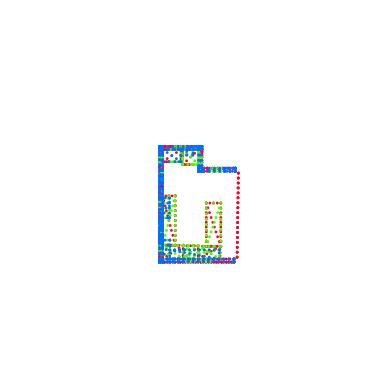
#> input picture image_matching/KitchenNorth_even_output.png, 387 x 369 px
$ python imageAlignment.py
#> lines starting #> are read from the running program, lines starting #| are printed output that depends on the picture; after the words box and inside, x2 and y2 are one past the last pixel; in counts of white or black regions, pixels touching at a corner belong together; long printed decimals are rounded
# import cv2
# import numpy as np

# # Load images
# img1 = cv2.imread('SameSpotWest_even_output.png')
# img2 = cv2.imread('firstFloorSouth_even_output.png')

# # Convert images to grayscale
# gray1 = cv2.cvtColor(img1, cv2.COLOR_BGR2GRAY)
# gray2 = cv2.cvtColor(img2, cv2.COLOR_BGR2GRAY)

# # Threshold images to get non-white regions (you can adjust the threshold as needed)
# _, mask1 = cv2.threshold(gray1, 250, 255, cv2.THRESH_BINARY_INV)
# _, mask2 = cv2.threshold(gray2, 250, 255, cv2.THRESH_BINARY_INV)

# # Feature detection using ORB
# orb = cv2.ORB_create()
# keypoints1, descriptors1 = orb.detectAndCompute(mask1, None)
# keypoints2, descriptors2 = orb.detectAndCompute(mask2, None)

# # Feature matching using BFMatcher
# bf = cv2.BFMatcher(cv2.NORM_HAMMING, crossCheck=True)
# matches = bf.match(descriptors1, descriptors2)

# # Sort matches by distance (best matches first)
# matches = sorted(matches, key=lambda x: x.distance)

# # Extract matched keypoints
# points1 = np.float32([keypoints1[m.queryIdx].pt for m in matches]).reshape(-1, 1, 2)
# points2 = np.float32([keypoints2[m.trainIdx].pt for m in matches]).reshape(-1, 1, 2)

# # Estimate affine transformation matrix using RANSAC
# matrix, mask = cv2.estimateAffinePartial2D(points1, points2, method=cv2.RANSAC)

# # Apply transformation to img1
# aligned_img1 = cv2.warpAffine(img1, matrix, (img2.shape[1], img2.shape[0]))

# # Blend the aligned image and img2 (blueprint)
# alpha = 0.5  # Adjust opacity
# blended = cv2.addWeighted(aligned_img1, alpha, img2, 1 - alpha, 0)

# # Display the blended result
# cv2.imshow('Blended Image', blended)
# cv2.waitKey(0)
# cv2.destroyAllWindows()

#######ORB Feature Matching########
# import cv2
# import numpy as np
# import matplotlib.pyplot as plt

# # Load images
# img1_path = 'KitchenNorth_even_output.png'
# img2_path = 'firstFloorSouth_even_output.png'
# img1 = cv2.imread(img1_path)
# img2 = cv2.imread(img2_path)

# # Convert images to grayscale
# gray1 = cv2.cvtColor(img1, cv2.COLOR_BGR2GRAY)
# gray2 = cv2.cvtColor(img2, cv2.COLOR_BGR2GRAY)

# # Threshold images to get non-white regions (you can adjust the threshold as needed)
# _, mask1 = cv2.threshold(gray1, 250, 255, cv2.THRESH_BINARY_INV)
# _, mask2 = cv2.threshold(gray2, 250, 255, cv2.THRESH_BINARY_INV)

# # Feature detection using ORB
# orb = cv2.ORB_create()
# keypoints1, descriptors1 = orb.detectAndCompute(mask1, None)
# keypoints2, descriptors2 = orb.detectAndCompute(mask2, None)

# # Draw keypoints
# img1_with_keypoints = cv2.drawKeypoints(img1, keypoints1, None, color=(0, 255, 0))
# img2_with_keypoints = cv2.drawKeypoints(img2, keypoints2, None, color=(0, 255, 0))

# # Show the keypoints detected
# fig, ax = plt.subplots(1, 2, figsize=(12, 6))
# ax[0].imshow(cv2.cvtColor(img1_with_keypoints, cv2.COLOR_BGR2RGB))
# ax[0].set_title("Keypoints in img1 (scan)")
# ax[0].axis('off')
# ax[1].imshow(cv2.cvtColor(img2_with_keypoints, cv2.COLOR_BGR2RGB))
# ax[1].set_title("Keypoints in img2 (blueprint)")
# ax[1].axis('off')
# plt.show()

# # Feature matching using BFMatcher
# bf = cv2.BFMatcher(cv2.NORM_HAMMING, crossCheck=True)
# matches = bf.match(descriptors1, descriptors2)

# # Sort matches by distance (best matches first)
# matches = sorted(matches, key=lambda x: x.distance)

# # Draw first 50 matches
# img_matches = cv2.drawMatches(img1, keypoints1, img2, keypoints2, matches[:50], None, flags=2)

# # Show the matched keypoints
# plt.figure(figsize=(12, 6))
# plt.imshow(cv2.cvtColor(img_matches, cv2.COLOR_BGR2RGB))
# plt.title("Top 50 Keypoint Matches")
# plt.axis('off')
# plt.show()

# # Extract matched keypoints (points before transformation)
# points1 = np.float32([keypoints1[m.queryIdx].pt for m in matches]).reshape(-1, 2)
# points2 = np.float32([keypoints2[m.trainIdx].pt for m in matches]).reshape(-1, 2)

# # Estimate affine transformation matrix using RANSAC
# matrix, mask = cv2.estimateAffinePartial2D(points1, points2, method=cv2.RANSAC)

# # Apply the affine transformation matrix to the points1
# transformed_points1 = cv2.transform(np.array([points1]), matrix).reshape(-1, 2)

# # Plotting the original matched points and the transformed points
# fig, ax = plt.subplots(1, 2, figsize=(12, 6))

# # Plot original matched points1 (from img1) and points2 (from img2)
# ax[0].scatter(points1[:, 0], points1[:, 1], color='red', label='Points1 (img1)', alpha=0.7)
# ax[0].scatter(points2[:, 0], points2[:, 1], color='blue', label='Points2 (img2)', alpha=0.7)
# ax[0].set_title("Original Matched Keypoints")
# ax[0].legend()
# ax[0].axis('equal')

# # Plot transformed points1 after applying the transformation matrix and points2
# ax[1].scatter(transformed_points1[:, 0], transformed_points1[:, 1], color='green', label='Transformed Points1 (img1)', alpha=0.7)
# ax[1].scatter(points2[:, 0], points2[:, 1], color='blue', label='Points2 (img2)', alpha=0.7)
# ax[1].set_title("Transformed Keypoints After Applying Matrix")
# ax[1].legend()
# ax[1].axis('equal')

# plt.show()

# # Apply transformation to img1
# aligned_img1 = cv2.warpAffine(img1, matrix, (img2.shape[1], img2.shape[0]))

# # Blend the aligned image and img2 (blueprint)
# alpha = 0.5  # Adjust opacity
# blended = cv2.addWeighted(aligned_img1, alpha, img2, 1 - alpha, 0)

# # Show the blended result
# plt.figure(figsize=(6, 6))
# plt.imshow(cv2.cvtColor(blended, cv2.COLOR_BGR2RGB))
# plt.title("Blended Image After Alignment")
# plt.axis('off')
# plt.show()

# # Print the transformation matrix
# print("Transformation Matrix:")
# print(matrix)

######HISTOGRAM MATCHING######
# import cv2
# import numpy as np
# import matplotlib.pyplot as plt

# # Load images
# img1_path = 'KitchenNorth_even_output.png'
# img2_path = 'firstFloorSouth_even_output.png'
# img1 = cv2.imread(img1_path)
# img2 = cv2.imread(img2_path)

# # Convert images to HSV for better color comparison
# img1_hsv = cv2.cvtColor(img1, cv2.COLOR_BGR2HSV)
# img2_hsv = cv2.cvtColor(img2, cv2.COLOR_BGR2HSV)

# # Calculate histograms for each channel in HSV
# hist_img1_hue = cv2.calcHist([img1_hsv], [0], None, [180], [0, 180])
# hist_img2_hue = cv2.calcHist([img2_hsv], [0], None, [180], [0, 180])

# # Normalize the histograms
# hist_img1_hue = cv2.normalize(hist_img1_hue, hist_img1_hue).flatten()
# hist_img2_hue = cv2.normalize(hist_img2_hue, hist_img2_hue).flatten()

# # Plot the histograms to visualize the color distribution
# plt.figure(figsize=(12, 6))
# plt.plot(hist_img1_hue, color='r', label='Image 1 Hue Histogram')
# plt.plot(hist_img2_hue, color='b', label='Image 2 Hue Histogram')
# plt.title("Hue Channel Histograms")
# plt.legend()
# plt.show()

# # Compare histograms using correlation
# score = cv2.compareHist(hist_img1_hue, hist_img2_hue, cv2.HISTCMP_CORREL)
# print(f"Histogram Correlation Score (Hue): {score}")

# # Compute affine transformation matrix for alignment
# # Since histograms alone won't give us the transformation matrix, you may align based on structural similarity
# # For this, we assume alignment based on image registration techniques like ECC (Enhanced Correlation Coefficient)

# # Convert to grayscale for ECC
# gray1 = cv2.cvtColor(img1, cv2.COLOR_BGR2GRAY)
# gray2 = cv2.cvtColor(img2, cv2.COLOR_BGR2GRAY)

# # Find ECC-based affine transformation matrix
# warp_mode = cv2.MOTION_AFFINE
# warp_matrix = np.eye(2, 3, dtype=np.float32)

# # Specify the number of iterations and the threshold
# number_of_iterations = 5000
# termination_eps = 1e-10
# criteria = (cv2.TERM_CRITERIA_EPS | cv2.TERM_CRITERIA_COUNT, number_of_iterations, termination_eps)

# # Run the ECC algorithm
# (cc, warp_matrix) = cv2.findTransformECC(gray1, gray2, warp_matrix, warp_mode, criteria)

# # Apply affine transformation to img1
# aligned_img1 = cv2.warpAffine(img1, warp_matrix, (img2.shape[1], img2.shape[0]))

# # Blend the aligned image and img2 (blueprint)
# alpha = 0.5  # Adjust opacity
# blended = cv2.addWeighted(aligned_img1, alpha, img2, 1 - alpha, 0)

# # Show the blended result
# plt.figure(figsize=(6, 6))
# plt.imshow(cv2.cvtColor(blended, cv2.COLOR_BGR2RGB))
# plt.title("Blended Image After Alignment")
# plt.axis('off')
# plt.show()

# # Print the transformation matrix
# print("Transformation Matrix (from ECC-based Alignment):")
# print(warp_matrix)


######################### REAL SHIT #####################################
# import cv2
# import numpy as np
# import matplotlib.pyplot as plt

# # Load images
# img1_path = 'RoomSecondFloor_even_output.png'
# img2_path = 'secondFloor_even_output.png'
# img1 = cv2.imread(img1_path)
# img2 = cv2.imread(img2_path)

# # Split into color channels (R, G, B)
# b1, g1, r1 = cv2.split(img1)
# b2, g2, r2 = cv2.split(img2)

# # Feature detection using ORB on each color channel
# orb = cv2.ORB_create()

# # Detect keypoints in each channel for img1
# kp_b1, des_b1 = orb.detectAndCompute(b1, None)
# kp_g1, des_g1 = orb.detectAndCompute(g1, None)
# kp_r1, des_r1 = orb.detectAndCompute(r1, None)

# # Detect keypoints in each channel for img2
# kp_b2, des_b2 = orb.detectAndCompute(b2, None)
# kp_g2, des_g2 = orb.detectAndCompute(g2, None)
# kp_r2, des_r2 = orb.detectAndCompute(r2, None)

# # Concatenate descriptors from all channels
# descriptors1 = np.vstack([des_b1, des_g1, des_r1])
# descriptors2 = np.vstack([des_b2, des_g2, des_r2])

# # Concatenate keypoints from all channels
# keypoints1 = kp_b1 + kp_g1 + kp_r1
# keypoints2 = kp_b2 + kp_g2 + kp_r2

# # Feature matching using BFMatcher
# bf = cv2.BFMatcher(cv2.NORM_HAMMING, crossCheck=True)
# matches = bf.match(descriptors1, descriptors2)

# # Sort matches by distance (best matches first)
# matches = sorted(matches, key=lambda x: x.distance)

# # Draw first 50 matches
# img_matches = cv2.drawMatches(img1, keypoints1, img2, keypoints2, matches[:50], None, flags=2)

# # Show the matched keypoints
# plt.figure(figsize=(12, 6))
# plt.imshow(cv2.cvtColor(img_matches, cv2.COLOR_BGR2RGB))
# plt.title("Top 50 Keypoint Matches (Color-Based)")
# plt.axis('off')
# plt.show()

# # Extract matched keypoints (points before transformation)
# points1 = np.float32([keypoints1[m.queryIdx].pt for m in matches]).reshape(-1, 2)
# points2 = np.float32([keypoints2[m.trainIdx].pt for m in matches]).reshape(-1, 2)

# # Estimate affine transformation matrix using RANSAC
# matrix, mask = cv2.estimateAffinePartial2D(points1, points2, method=cv2.RANSAC)

# # Apply the affine transformation matrix to the points1
# transformed_points1 = cv2.transform(np.array([points1]), matrix).reshape(-1, 2)

# # Plotting the original matched points and the transformed points
# fig, ax = plt.subplots(1, 2, figsize=(12, 6))

# # Plot original matched points1 (from img1) and points2 (from img2)
# ax[0].scatter(points1[:, 0], points1[:, 1], color='red', label='Points1 (img1)', alpha=0.7)
# ax[0].scatter(points2[:, 0], points2[:, 1], color='blue', label='Points2 (img2)', alpha=0.7)
# ax[0].set_title("Original Matched Keypoints")
# ax[0].legend()
# ax[0].axis('equal')

# # Plot transformed points1 after applying the transformation matrix and points2
# ax[1].scatter(transformed_points1[:, 0], transformed_points1[:, 1], color='green', label='Transformed Points1 (img1)', alpha=0.7)
# ax[1].scatter(points2[:, 0], points2[:, 1], color='blue', label='Points2 (img2)', alpha=0.7)
# ax[1].set_title("Transformed Keypoints After Applying Matrix")
# ax[1].legend()
# ax[1].axis('equal')

# plt.show()

# # Apply transformation to img1
# aligned_img1 = cv2.warpAffine(img1, matrix, (img2.shape[1], img2.shape[0]))

# # Blend the aligned image and img2 (blueprint)
# alpha = 0.5  # Adjust opacity
# blended = cv2.addWeighted(aligned_img1, alpha, img2, 1 - alpha, 0)

# # Show the blended result
# plt.figure(figsize=(6, 6))
# plt.imshow(cv2.cvtColor(blended, cv2.COLOR_BGR2RGB))
# plt.title("Blended Image After Alignment")
# plt.axis('off')
# plt.show()

# # Print the transformation matrix
# print("Transformation Matrix:")
# print(matrix)
#########################################################################
import cv2
import numpy as np
import matplotlib.pyplot as plt

def align_images_and_calculate_vector(img1_path, img2_path, transformation_matrix):
    """
    Align img1 with img2 using the given transformation matrix and calculate the vector difference between the centers.

    Parameters:
    - img1_path: Path to the first image (to be transformed).
    - img2_path: Path to the second image (reference image).
    - transformation_matrix: 2x3 transformation matrix for affine transformation.

    Returns:
    - aligned_img1: The transformed version of img1 aligned with img2.
    - img2: The reference image.
    - center_vector: The vector difference (dx, dy) between the center of img1 and img2 after alignment.
    """
    # Load the images
    img1 = cv2.imread(img1_path)
    img2 = cv2.imread(img2_path)

    # Ensure the images are loaded properly
    if img1 is None or img2 is None:
        raise ValueError("One or both of the image paths are invalid!")

    # Get the dimensions of img2 for warping (we want to align img1 to img2's size)
    rows, cols = img2.shape[:2]

    # Calculate the center of img1 and img2
    center_img1 = np.array([img1.shape[1] // 2, img1.shape[0] // 2, 1])  # (x, y, 1)
    center_img2 = np.array([img2.shape[1] // 2, img2.shape[0] // 2])      # (x, y)

    # Transform the center of img1 using the transformation matrix
    transformed_center_img1 = transformation_matrix @ center_img1

    # Calculate the vector difference between transformed center of img1 and center of img2
    dx = transformed_center_img1[0] - center_img2[0]
    dy = transformed_center_img1[1] - center_img2[1]
    center_vector = (dx, dy)

    # Apply the affine transformation to align img1 to img2
    aligned_img1 = cv2.warpAffine(img1, transformation_matrix, (cols, rows))

    # Mark the centers on the aligned image and the reference image
    aligned_img1_with_center = aligned_img1.copy()
    img2_with_center = img2.copy()

    cv2.circle(aligned_img1_with_center, (int(transformed_center_img1[0]), int(transformed_center_img1[1])), 5, (0, 0, 255), -1)
    cv2.circle(img2_with_center, (center_img2[0], center_img2[1]), 5, (0, 255, 0), -1)

    return aligned_img1_with_center, img2_with_center, center_vector

# Define the image paths
img1_path = 'KitchenNorth_even_output.png'      # Scanned image
img2_path = 'firstFloorSouth_even_output.png'   # Blueprint image

# Calculate the transformation matrix using the previous algorithm
# Load images
img1 = cv2.imread(img1_path)
#> img1 is the input picture: shape (369, 387, 3); mean B, G, R 252.4, 252.1, 251.2
img2 = cv2.imread(img2_path)
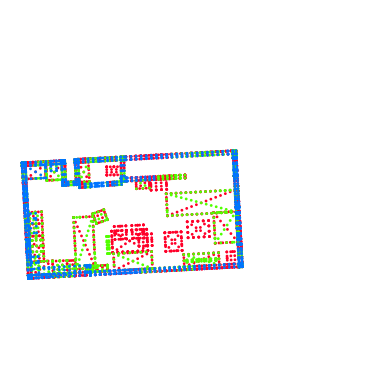
#> input picture image_matching/firstFloorSouth_even_output.png, 387 x 369 px
#> img2 is the input picture: shape (369, 387, 3); mean B, G, R 246.1, 246.2, 245.9

# Split into color channels (R, G, B)
b1, g1, r1 = cv2.split(img1)
b2, g2, r2 = cv2.split(img2)
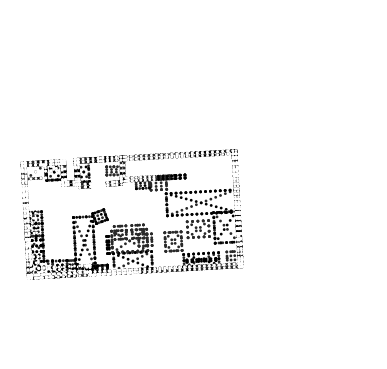
#> b2: shape (369, 387); min 0, max 255, mean 246.1
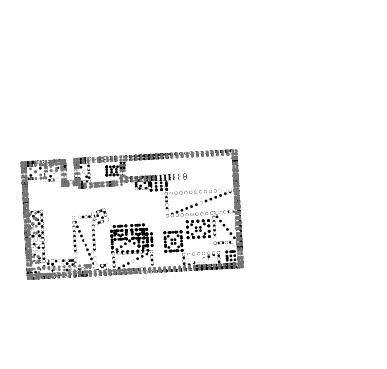
#> g2: shape (369, 387); min 0, max 255, mean 246.2
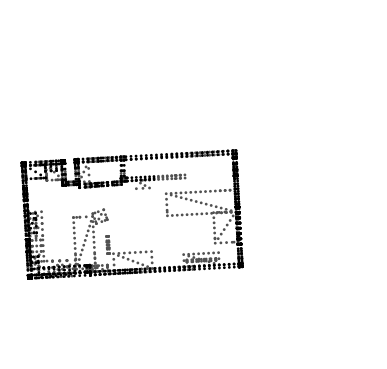
#> r2: shape (369, 387); min 0, max 255, mean 245.9

# Feature detection using ORB on each color channel
orb = cv2.ORB_create()

# Detect keypoints in each channel for img1
kp_b1, des_b1 = orb.detectAndCompute(b1, None)
#> kp_b1 = 498 keypoints; strongest (x, y, size): (173, 208, 31), (219, 207, 31), (186, 160, 31), (186, 162, 31)
kp_g1, des_g1 = orb.detectAndCompute(g1, None)
#> kp_g1 = 493 keypoints; strongest (x, y, size): (185, 164, 31), (236, 232, 37.2), (236, 228, 37.2), (236, 223, 37.2)
kp_r1, des_r1 = orb.detectAndCompute(r1, None)
#> kp_r1 = 498 keypoints; strongest (x, y, size): (179, 250, 31), (167, 206, 31), (161, 258, 31), (167, 252, 31)

# Detect keypoints in each channel for img2
kp_b2, des_b2 = orb.detectAndCompute(b2, None)
#> kp_b2 = 500 keypoints; strongest (x, y, size): (92, 226, 31), (170, 194, 31), (33, 238, 31), (38, 238, 31)
kp_g2, des_g2 = orb.detectAndCompute(g2, None)
#> kp_g2 = 500 keypoints; strongest (x, y, size): (136, 229, 31), (231, 255, 31), (130, 240, 31), (145, 248, 31)
kp_r2, des_r2 = orb.detectAndCompute(r2, None)
#> kp_r2 = 500 keypoints; strongest (x, y, size): (112, 183, 31), (164, 269, 37.2), (135, 180, 31), (107, 185, 31)

# Concatenate descriptors from all channels
descriptors1 = np.vstack([des_b1, des_g1, des_r1])
descriptors2 = np.vstack([des_b2, des_g2, des_r2])

# Concatenate keypoints from all channels
keypoints1 = kp_b1 + kp_g1 + kp_r1
#> keypoints1 = 1489 keypoints; strongest (x, y, size): (173, 208, 31), (179, 250, 31), (167, 206, 31), (219, 207, 31)
keypoints2 = kp_b2 + kp_g2 + kp_r2
#> keypoints2 = 1500 keypoints; strongest (x, y, size): (136, 229, 31), (231, 255, 31), (130, 240, 31), (112, 183, 31)

# Feature matching using BFMatcher
bf = cv2.BFMatcher(cv2.NORM_HAMMING, crossCheck=True)
matches = bf.match(descriptors1, descriptors2)
#> matches = 335 matches

# Sort matches by distance (best matches first)
matches = sorted(matches, key=lambda x: x.distance)

# Extract matched keypoints (points before transformation)
points1 = np.float32([keypoints1[m.queryIdx].pt for m in matches]).reshape(-1, 2)
#> points1 = 335 pairs, first value 158 to 237.6, second value 145 to 262.7
points2 = np.float32([keypoints2[m.trainIdx].pt for m in matches]).reshape(-1, 2)
#> points2 = 335 pairs, first value 31 to 241.9, second value 149.8 to 277

# Estimate affine transformation matrix using RANSAC
transformation_matrix, mask = cv2.estimateAffinePartial2D(points1, points2, method=cv2.RANSAC)
#> transformation_matrix = [[0.996, 0.0612, -144.9], [-0.0612, 0.996, 27.47]]; mask = 335 values, max 1 at index 6, min 0 at index 0, mean 0.107

# Align img1 using the transformation matrix to align with img2 and calculate the vector difference
aligned_img1_with_center, img2_with_center, center_vector = align_images_and_calculate_vector(
    img1_path, img2_path, transformation_matrix
)
#> in align_images_and_calculate_vector, `transformed_center_img1 = transformation_matrix @ center_img1`: transformed_center_img1 = [58.55, 198.9]
#> in align_images_and_calculate_vector, `dx = transformed_center_img1[0] - center_img2[0]`: dx = -134.4
#> in align_images_and_calculate_vector, `dy = transformed_center_img1[1] - center_img2[1]`: dy = 14.88
#> in align_images_and_calculate_vector, `center_vector = (dx, dy)`: center_vector = (-134.4, 14.88)
#> in align_images_and_calculate_vector, `aligned_img1 = cv2.warpAffine(img1, transformation_matrix, (cols, rows))`:
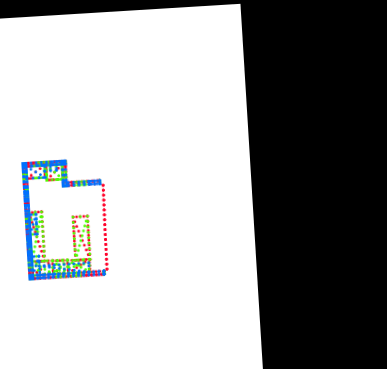
#> aligned_img1: shape (369, 387, 3); mean B, G, R 158.3, 158, 157.1
#> in align_images_and_calculate_vector, `cv2.circle(aligned_img1_with_center, (int(transformed_center_img1[0]),..`: aligned_img1_with_center: shape (369, 387, 3); 0.06% of pixels changed, all inside (x1, y1, x2, y2) = (53, 193, 64, 204)
#> in align_images_and_calculate_vector, `cv2.circle(img2_with_center, (center_img2[0], center_img2[1]), 5, (0, ..`: img2_with_center: shape (369, 387, 3); 0.06% of pixels changed, all inside (x1, y1, x2, y2) = (188, 179, 199, 190)
#> center_vector = (-134.4, 14.88)

# Plot the original and aligned images for comparison
plt.figure(figsize=(12, 6))

plt.subplot(1, 2, 1)
plt.imshow(cv2.cvtColor(aligned_img1_with_center, cv2.COLOR_BGR2RGB))
plt.title("Transformed Image (img1 aligned) with Center")
plt.axis('off')

plt.subplot(1, 2, 2)
plt.imshow(cv2.cvtColor(img2_with_center, cv2.COLOR_BGR2RGB))
plt.title("Reference Image (img2) with Center")
plt.axis('off')

plt.show()
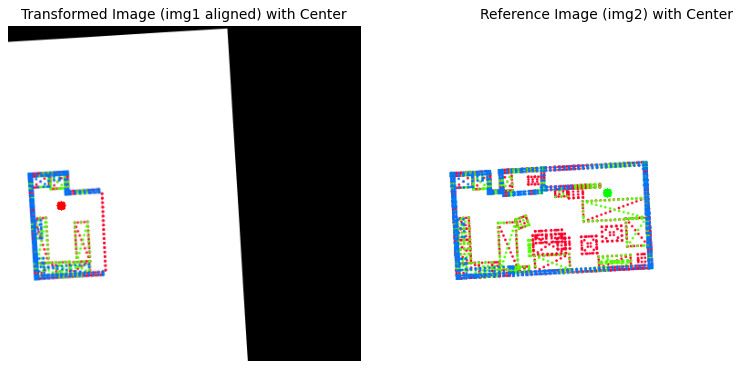
#> figure drawn by matplotlib, 2 panels

# Print the vector difference between centers
print(f"Vector difference between centers (dx, dy): {center_vector}")
#| Vector difference between centers (dx, dy): (-134.449, 14.882)

# Create the transformation matrix for XYZ file with adjusted tx and ty
new_transformation_matrix = transformation_matrix.copy()
#> new_transformation_matrix = [[0.996, 0.0612, -144.9], [-0.0612, 0.996, 27.47]]
new_transformation_matrix[0, 2] = -center_vector[0]
new_transformation_matrix[1, 2] = -center_vector[1]

print("Transformation Matrix for XYZ file:")
print(f"[{new_transformation_matrix[0, 0]}, {new_transformation_matrix[0, 1]}, {new_transformation_matrix[0, 2]}],")
#| [0.9958, 0.06122, 134.449],
print(f"[{new_transformation_matrix[1, 0]}, {new_transformation_matrix[1, 1]}, {new_transformation_matrix[1, 2]}]")
#| [-0.06122, 0.9958, -14.882]
# Blend the aligned image with the reference image for visualization
alpha = 0.5  # Adjust the opacity level as needed
blended_image = cv2.addWeighted(aligned_img1_with_center, alpha, img2_with_center, 1 - alpha, 0)
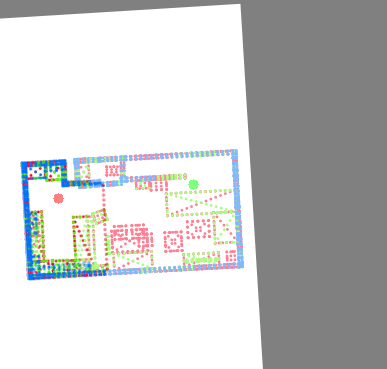
#> blended_image: shape (369, 387, 3); mean B, G, R 202.3, 202.2, 201.6

# Display the blended result
plt.figure(figsize=(6, 6))
plt.imshow(cv2.cvtColor(blended_image, cv2.COLOR_BGR2RGB))
plt.title("Blended Image After Alignment")
plt.axis('off')
plt.show()
